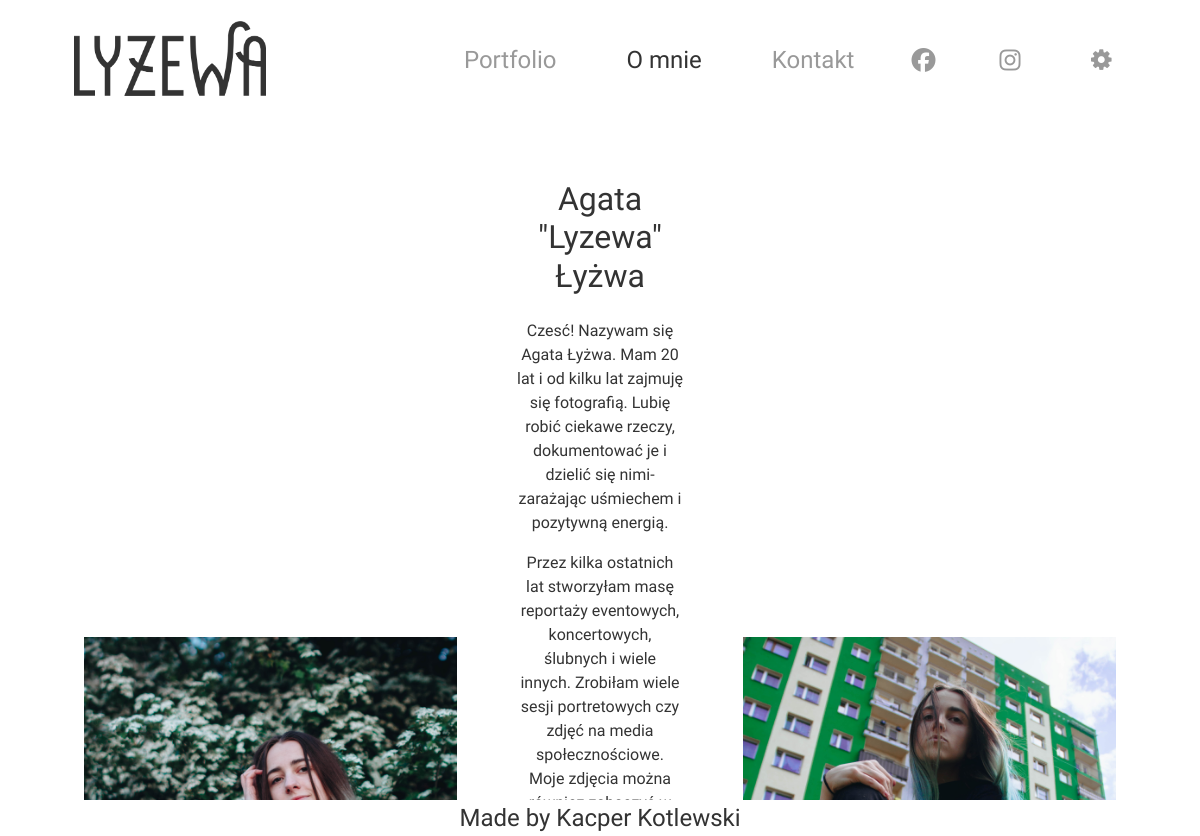
Page /about-me on the committed database.
### pages/models.py (models this page shows, shortened)
class MenuTab(models.Model):
    name = models.CharField(max_length=128)
    page = models.ForeignKey(Page, on_delete=models.CASCADE, blank=True, null=True)
    is_external_link = models.BooleanField(default=False)
    external_link = models.CharField(max_length=128, blank=True, null=True)
    display = models.BooleanField(default=True)
    font_awesome_icon = models.CharField(max_length=128, blank=True, null=True)
    show_icon_only = models.BooleanField(default=False)
    is_a_logo = models.BooleanField(default=False)
    image_for_logo = models.ImageField(upload_to="logo", blank=True, null=True)
    is_changing_with_darkmode = models.BooleanField(default=False)
    alternative_darkmode_image_for_logo = models.ImageField(upload_to="logo", blank=True, null=True)
    to_new_tab = models.BooleanField(default=False)
    priority = models.DecimalField(default=0, decimal_places=0, max_digits=9999999)
    is_submenu = models.BooleanField(default=False)
    parent_menu = models.ForeignKey('self', on_delete=models.CASCADE, blank=True, null=True)

class PagesSetting(models.Model):
    page = models.ForeignKey(Page, on_delete=models.CASCADE)
    title = models.CharField(max_length=128, blank=True, null=True)
    main_text = models.TextField(blank=True, null=True)
    image = models.ImageField(upload_to="logo", blank=True, null=True)
    image2 = models.ImageField(upload_to="logo", blank=True, null=True)

### about_me/views.py (the view)
# urls.py: path('', views.About_Me, name="about-me"),
def About_Me(request):
    ctx = set_navname("about_me", base_context(request))
    return render(request, "about.html", ctx)

### agatka/useful.py (called while the page is built)
def base_context(request):
    isDark = request.COOKIES['isDark'] if ('isDark' in request.COOKIES) else False
    menu_tabs = page_models.MenuTab.objects.filter(is_a_logo = False, display = True).order_by('-priority')
    for tab in menu_tabs:
        try:
            tab.link = "/" + tab.page.friendly_link if not tab.is_external_link else tab.external_link
        except:
            tab.link = None
    logos_querry = page_models.MenuTab.objects.filter(is_a_logo = True, display = True)
    Logo = logos_querry[0] if logos_querry.count() > 0 else None
    ctx = {
        "title" : "lyzewa.pl",
        "show_title" : False,
        "id_name" : "",
        "isDark" : isDark,
        "menu_tabs" : menu_tabs,
        "logo" : Logo,
        "settings": None,
        "page": None,
    }
    return ctx

def set_navname(name, ctx):
    ctx["id_name"] = name
    try:
        page = page_models.Page.objects.filter(id_name=name)[0]
        ctx["page"] = page
        ctx["settings"] = page_models.PagesSetting.objects.filter(page=page)[0]
        ctx["title"] = page.title
        ctx["show_title"] = True
    except:
        pass
    return ctx

### about_me/templates/about.html (shortened to what this page needs)
{% extends "base.html" %}
{% block additional_include %}
    {% load static %}
    <link rel="stylesheet" href="{% static 'style/pages/aboutMe.css' %}">
{% endblock %}
{% block content %}
<div id="container">
    <section id="content">
        <article id='images' class="images">
            <div class='image contain autofill'>
                <div class='imgCanvas'><div class='imgContain'>
                    <div class='overlay'></div>
                        <div class='picFill' style='background-image: url({{settings.image.url}});'> </div>
                    </div>
                </div>
            </div>
        </article>
        <article id='aboutme'>
            <h2>{{settings.title}}</h2>
            <span>{{settings.main_text|linebreaks}}</span>
        </article>
        <article id='images2' class="images">
            <div class='image contain autofill'>
                <div class='imgCanvas'><div class='imgContain'>
                    <div class='overlay'></div>
                        <div class='picFill' style='background-image: url({{settings.image2.url}});'> </div>
                    </div>
                </div>
            </div>
        </article>
    </section>
</div>
{% endblock %}

### static_dirs/templates/base.html (shortened to what this page needs)
<!DOCTYPE html>
<html lang="pl">
    <head>
        <link rel="stylesheet" href="https://stackpath.bootstrapcdn.com/bootstrap/4.3.1/css/bootstrap.min.css">
        {% load static %}
        <link rel="stylesheet" href="{% static 'style/main/main.css' %}">
        <link rel="stylesheet" href="{% static 'style/main/imageLib.css' %}">
        <link rel="stylesheet" href="{% static 'style/main/topMenu.css' %}">
        <link rel="stylesheet" href="{% static 'style/main/lightMode.css' %}">
        <link rel="stylesheet" href="{% static 'fontello/css/fontello.css' %}">
        {% block additional_include %}{% endblock %}
</head>
<body class="lightMode">
    <div id="container">
    <div class="lightModeMenu" id="menuBar">
    <a href="/">
                <div id="logo" class="picContain" style="background-image: url('{{logo.image_for_logo.url}}');"></div>
                </a>
                <menu>
                    {% for tab in menu_tabs %}
                        <li><a href="{{tab.link}}" {% if tab.to_new_tab %}target="_blank"{% endif %} {% if tab.page == page %}class='hovered'{% endif %}}>
                            {% if tab.font_awesome_icon != "" %} <i class='fab fa-{{tab.font_awesome_icon}}'></i> {% endif %}
                            {% if not tab.show_icon_only %} {{tab.name}} {% endif %}
                        </a></li>
                    {% endfor %}
                    <div><li id="settings">
                        <i class="icon-cog"></i>
                        </li>
                    </div>
                </menu>
            </div>
            <div id="menuback"></div>
            <div id="main">
                {% block content %}{% endblock %}
                <footer>
                    Made by Kacper Kotlewski
                </footer>
            </div>
        </div>
    </body>
</html>

### static_dirs/style/main/main.css (style rules this page uses)
html, body { width: 100%; height: 100%; margin: 0px; border: none; padding: 0px; overflow: hidden; overflow-y: visible; font-family: 'Exo 2', sans-serif; scrollbar-width: none; }
#container { overflow: hidden; }
#main { position: relative; overflow: hidden; width: 100vw; display: -ms-grid; display: grid; -ms-grid-columns: 1fr; grid-template-columns: 1fr; -ms-grid-rows: minmax(50vh, auto) auto; grid-template-rows: minmax(50vh, auto) auto; -ms-grid-rows: minmax(85vh, auto) auto; grid-template-rows: minmax(85vh, auto) auto; }
#main footer { -ms-grid-row: 2; -ms-grid-row-span: 1; grid-row: 2/3; display: -webkit-box; display: -ms-flexbox; display: flex; -webkit-box-pack: center; -ms-flex-pack: center; justify-content: center; -webkit-box-align: center; -ms-flex-align: center; align-items: center; -webkit-box-orient: vertical; -webkit-box-direction: normal; -ms-flex-direction: column; flex-direction: column; font-size: 1.5em; }
.picFill { width: 100%; height: 100%; background-position: center; background-repeat: no-repeat; background-size: cover; }
.picContain { width: 100%; height: 100%; background-position: center; background-repeat: no-repeat; background-size: contain; }

### static_dirs/style/main/imageLib.css (style rules this page uses)
div.image { position: relative; width: 100%; }
div.image.autofill { height: 100%; }
div.image.contain .imgCanvas .imgContain .picFill { background-size: contain; }
div.image .imgCanvas { position: absolute; top: 0; left: 0; right: 0; bottom: 0; height: 100%; width: 100%; }
div.image .imgCanvas .imgContain { height: 100%; width: 100%; overflow: hidden; position: relative; top: 0px; bottom: 0px; left: 0px; right: 0px; float: left; display: inline-block; }
div.image .imgCanvas .imgContain .picFill { height: 100%; width: 100%; -webkit-transition: all .5s; transition: all .5s; background-size: cover; }
div.image .imgCanvas .imgContain .picFill:before { content: ""; display: none; height: 100%; width: 100%; position: absolute; top: 0; left: 0; }
div.image .imgCanvas .imgContain .overlay { -webkit-transition: all .5s; transition: all .5s; width: 100%; height: 100%; position: absolute; z-index: 7; display: -ms-grid; display: grid; -ms-grid-columns: 1fr; grid-template-columns: 1fr; -ms-grid-rows: 1fr; grid-template-rows: 1fr; }

### static_dirs/style/main/topMenu.css (style rules this page uses)
#menuBar { z-index: 10; position: fixed; top: 0px; overflow: hidden; width: 100vw; display: -ms-grid; display: grid; padding-left: 50px; }
#menuBar menu { z-index: 10; padding: 0px; margin: 0px; height: 100%; width: 100%; -ms-flex-line-pack: center; align-content: center; -webkit-box-pack: end; -ms-flex-pack: end; justify-content: flex-end; -webkit-box-align: center; -ms-flex-align: center; align-items: center; }
#menuBar menu li { padding: 0px; padding-right: 25px; padding-left: 25px; margin: 0px; list-style: none; }
#menuBar menu li a, #menuBar menu li i { text-decoration: none; }
#menuBar menu li i { position: relative; display: inline-block; padding: 7px; }
#menuBar div { display: -webkit-box; display: -ms-flexbox; display: flex; -webkit-box-pack: end; -ms-flex-pack: end; justify-content: flex-end; -webkit-box-align: end; -ms-flex-align: end; align-items: flex-end; }
#menuBar div i { display: -webkit-box; display: -ms-flexbox; display: flex; -webkit-box-pack: end; -ms-flex-pack: end; justify-content: flex-end; -webkit-box-align: end; -ms-flex-align: end; align-items: flex-end; }
#logo { margin: 10px 10%; width: 80%; height: 80%; padding: 0px; border-radius: 5%; }
@media (orientation: landscape) and (min-width: 1000px) and (max-width: 2000px) { #menuBar { font-size: 1.5rem; } }
@media (orientation: landscape) and (min-width: 750px) { #menuBar { height: 15vh; -ms-grid-columns: 30vh 1fr 50px; grid-template-columns: 30vh 1fr 50px; } }
@media (orientation: landscape) and (min-width: 750px) { #menuBar menu { display: -webkit-box; display: -ms-flexbox; display: flex; -webkit-box-orient: horizontal; -webkit-box-direction: normal; -ms-flex-direction: row; flex-direction: row; } }
@media (orientation: landscape) and (min-width: 750px) { #menuback { width: 100vw; height: 15vh; } }

### static_dirs/style/main/lightMode.css (style rules this page uses)
.lightMode { color: #333; background-color: white; }
.lightModeMenu { color: #999; background-color: white; }
.lightModeMenu a, .lightModeMenu i, .lightModeMenu div { color: #999; }
.lightModeMenu .hovered { color: #333; }

### rows in the picture
MenuTab: image_for_logo (picture)
MenuTab: name "Portfolio"
MenuTab: name "O mnie"
MenuTab: name "Kontakt"
PagesSetting: image (picture), title "Agata \"Lyzewa\" Łyżwa", main_text "Czesć! Nazywam się Agata Łyżwa. Mam 20 lat i od kilku lat zajmuję się fotografią. Lubię robić ciekawe rzeczy, dokumentować je i dzielić się nimi- zarażając uśmiechem i pozytywną energią. Przez kilka ostatnich lat stworzyłam masę reportaży eventowych, koncertowych, ślubnych i wiele innych. Zrobiłam wiele sesji portretowych czy zdjęć na media społecznościowe. Moje zdjęcia można…", image2 (picture)
